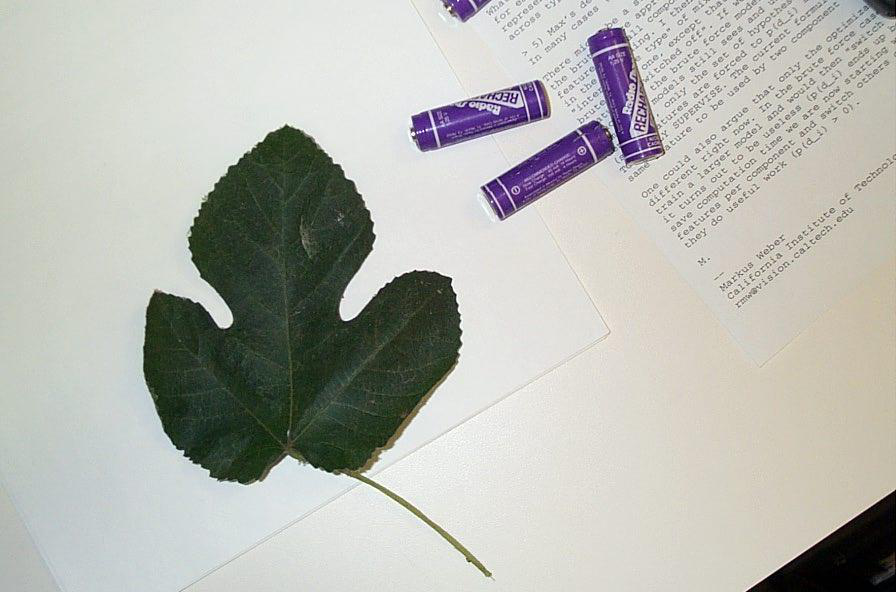
#> input picture A3/asn3-starter/images/image_0090.png, 896 x 592 px; its folder holds 5 pictures in this run
$ python 'A3 copy.py'
#> lines starting #> are read from the running program, lines starting #| are printed output that depends on the picture; after the words box and inside, x2 and y2 are one past the last pixel; in counts of white or black regions, pixels touching at a corner belong together
#> further down, image is the input picture: shape (592, 896, 3); mean R, G, B 182.8, 183.7, 177.5
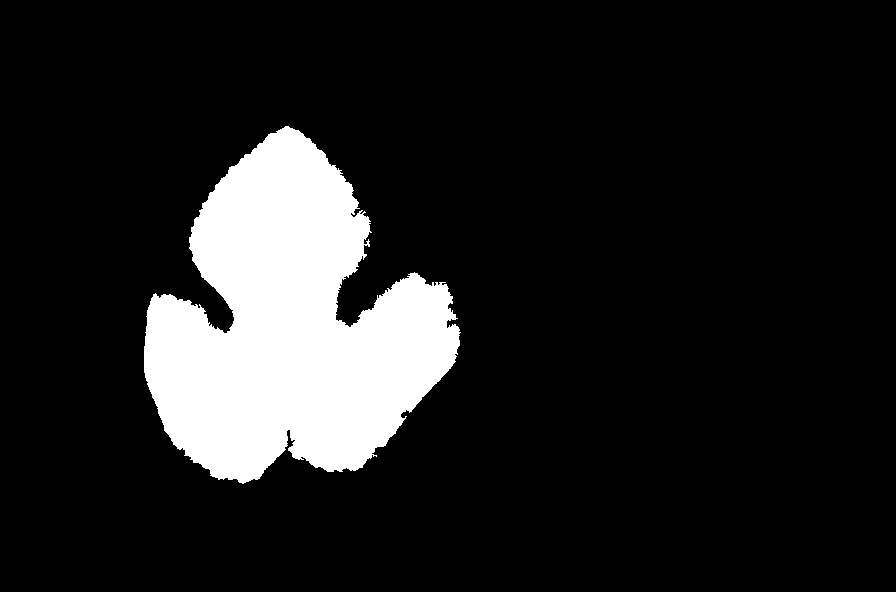
#> input picture A3/asn3-starter/groundtruth/threshimage_0090.png, 896 x 592 px
#> `J = util.img_as_bool(io.imread('groundtruth/threshimage_0090.png'))`: J: shape (592, 896) bool; 12.8% white; 1 white region, box (x1, y1, x2, y2) and area: (144, 126, 461, 484) 67816
import skimage.util as util
import skimage.io as io
import numpy as np
import glob
import skimage.segmentation as seg
import scipy.spatial.distance as distance
import skimage.filters as filt
import skimage.morphology as morph
from scipy.ndimage.morphology import distance_transform_edt
from skimage.segmentation import mark_boundaries
import os as os
import matplotlib.pyplot as plt
#import cv2
import skimage.color as color

# You can import other modules as needed.

# [13 lines left out: function otsu, not called in this run]

def segleaf(I):
    '''
    Segment a leaf image.
    Use Thresholding. Use region processing after segmentation
    :param I: Color leaf image to segment.
    :return: Boolean image where True pixels represent foreground (i.e. leaf pixels).
    '''

    red = 255 * I[:, :, 0]
    green = 255 * I[:, :, 1]
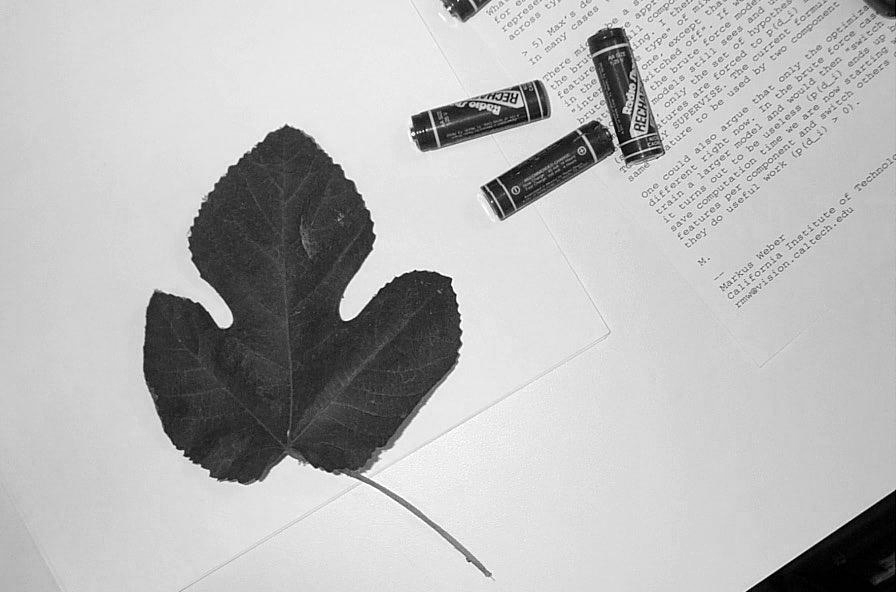
#> green: shape (592, 896) float64; min 0, max 255, mean 183.7
    blue = 255 * I[:,:,2]
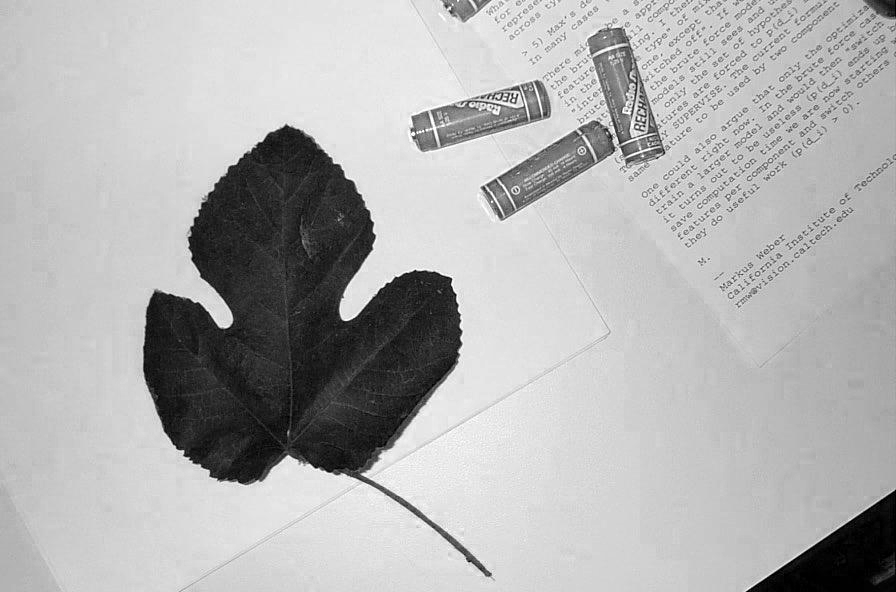
#> blue: shape (592, 896) float64; min 0, max 255, mean 177.5
    greenness = 2 * green - red - blue
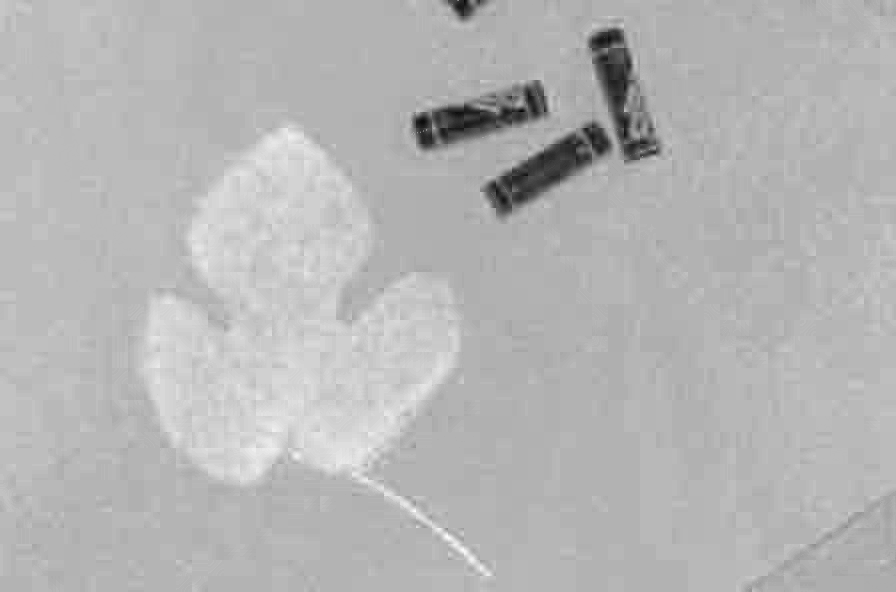
#> greenness: shape (592, 896) float64; min -164, max 76, mean 7.1; drawn with min black and max white
    T = filt.threshold_otsu(greenness)
#> T = -41.66
    return greenness > T
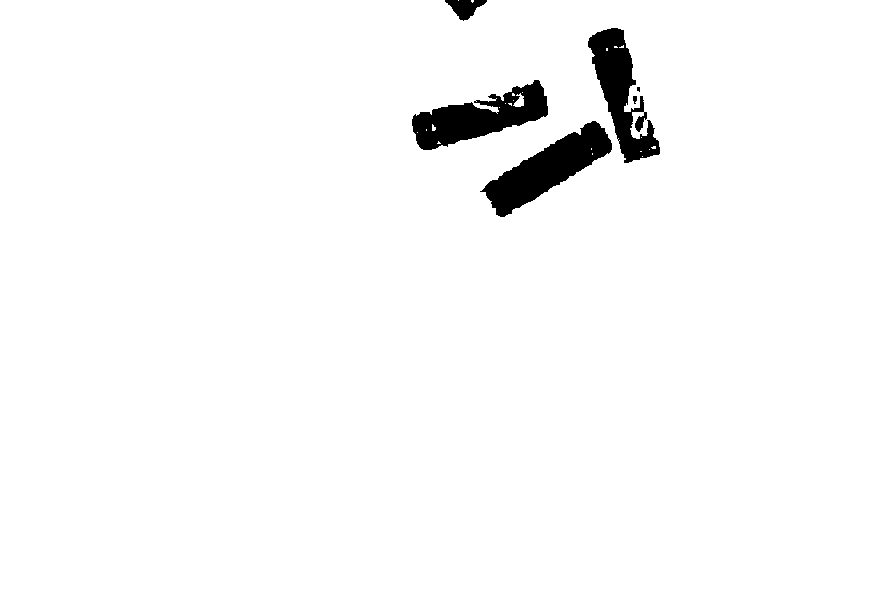
#> returned value: shape (592, 896) bool; 97.3% white; 6 black regions (1 under 20 px), largest, box (x1, y1, x2, y2) and area: (480, 121, 612, 217) 4890, (412, 80, 548, 150) 4543, (588, 28, 660, 163) 4135, (445, 0, 487, 21) 476, (633, 96, 637, 104) 25

# [99 lines left out: functions DSC, MSD, HS, Driver, not called in this run]

#Driver()
image = io.imread('images/image_0090.png')
I = util.img_as_float(image)
J = util.img_as_bool(io.imread('groundtruth/threshimage_0090.png'))
#print(otsu(I))
A = segleaf(I)
#plt.imshow(A)
#plt.show()
#boundaries = seg.find_boundaries(A, connectivity=2, mode='inner ')
L = morph.label(A, connectivity=2)
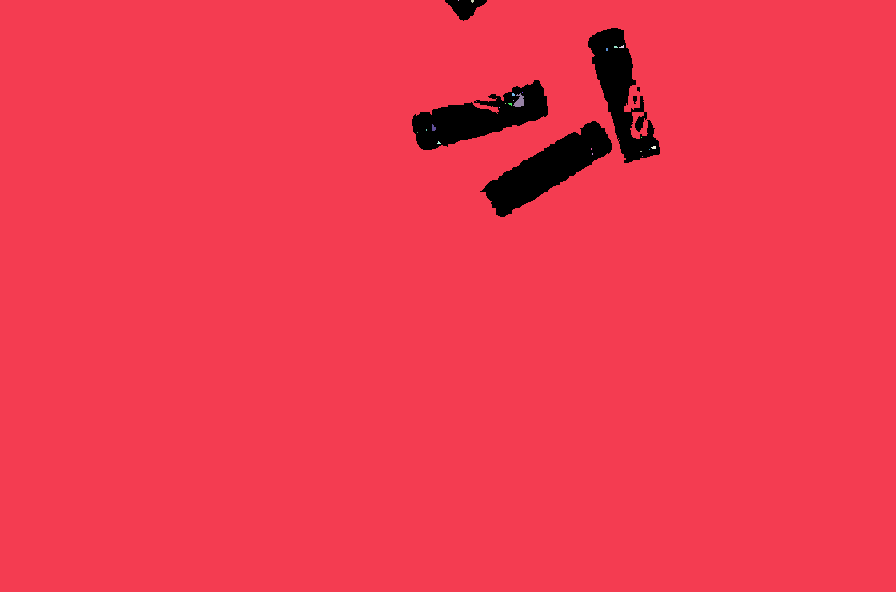
#> L: shape (592, 896) int32; 25 distinct labels, from 0 to 24; one colour per label, 0 black
boundaries = seg. find_boundaries (L, connectivity =2,mode ='inner ')
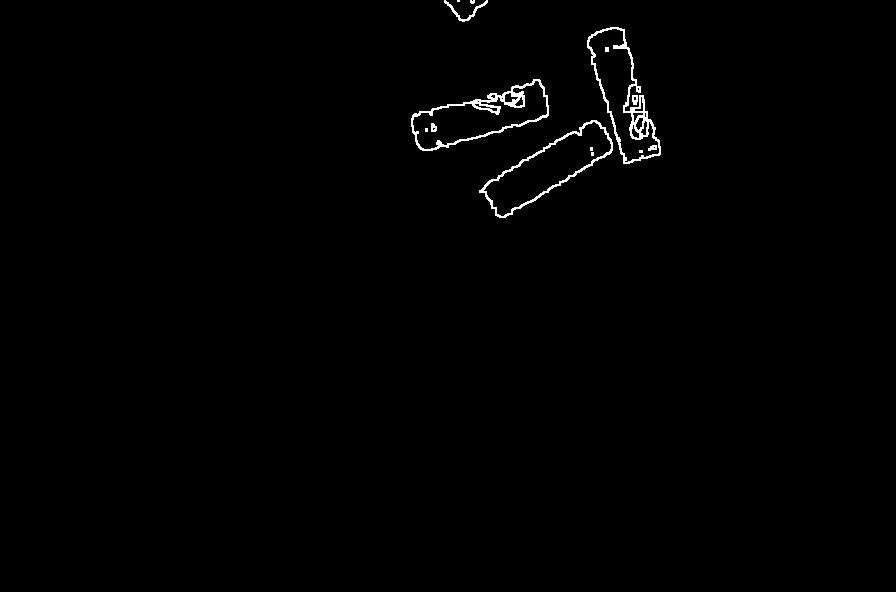
#> boundaries: shape (592, 896) bool; 0.75% white in thin lines or dots, all inside (x1, y1, x2, y2) = (411, 0, 661, 218)
#L = np.transpose(np.vstack(np.where(seg.find_boundaries(A == True))))
img_w_b = seg.mark_boundaries(image, L, color=(1 ,1 ,0))
plt.imshow(img_w_b)
plt.show(img_w_b)
# [22 lines of commented-out code are left out]
